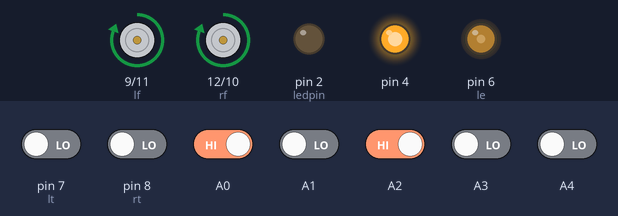
Bench run of a sketch on a simulated Arduino Uno, built with avr-gcc and run on an emulated ATmega328P. Shown: motor-driver pin pairs drawn as motors (green arrow = first pin HIGH = forward, orange = second pin HIGH = backward, longer = more drive), output pins drawn as LEDs (lit = HIGH). The test bench sets the inputs (shaded band); at power-on: A0, A2 HIGH, A1, A3, A4, pin 7 (lt), pin 8 (rt) LOW. Pins used as bus, display or sensor lines are not drawn.

Above: at 1.2 s.
1.3 s: pin 7 (lt) driven HIGH
At 1.52 s:
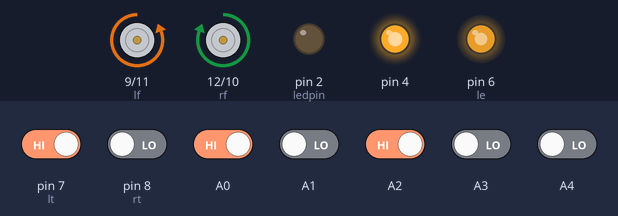
4.3 s: pin 8 (rt) driven HIGH
7.3 s: pin 7 (lt) driven LOW
At 7.6 s:
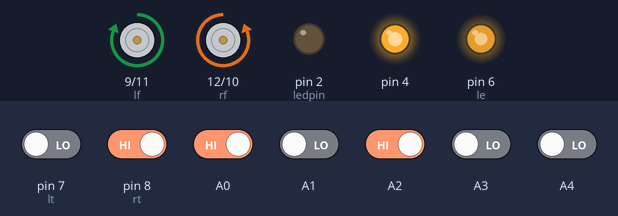
10.3 s: A2 driven LOW
At 11.5 s:
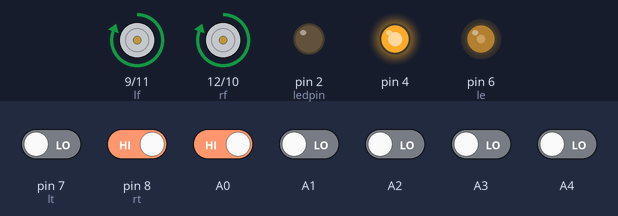
11.8 s: A0 driven LOW
At 12.7 s:
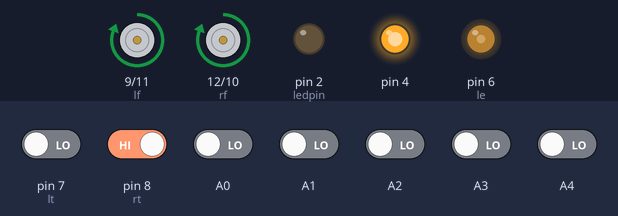
13.4 s: A1 driven HIGH
At 13.8 s:
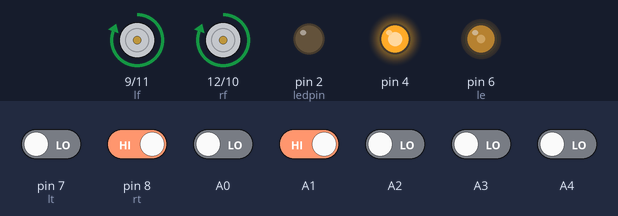
Timing chart, 0 to 15.9 s (numbered marks = the images above; inputs shaded):
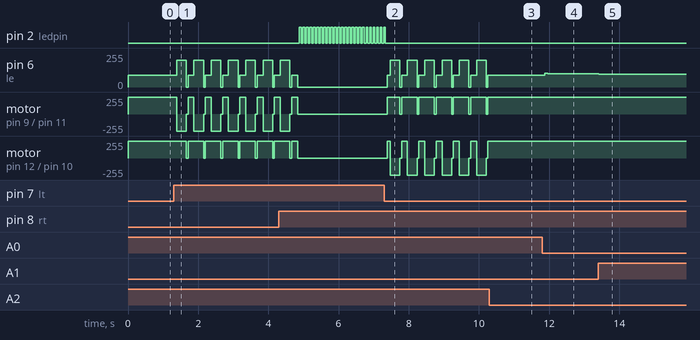

Measured:
- after the input at 1.3 s, pin 6 (le): 88/255 → 200/255 after 0.09 s, then repeats every 0.49 s: 0/255 0.05 s, 88/255 0.17 s, 200/255 0.28 s; motor on pin 9 (lf) / pin 11 (lb): forward 255/255 → backward 255/255 after 0.09 s, then repeats every 0.49 s: stopped 0.05 s, forward 255/255 0.17 s, backward 255/255 0.28 s
- after the input at 4.3 s, pin 2 (ledpin): alternates HIGH for 0.05 s and LOW for 0.05 s, starting after 0.58 s
- after the input at 7.3 s, pin 2 (ledpin): goes on until 7.3 s, then stays LOW; pin 6 (le): 0/255 → 88/255 after 0.09 s, then repeats every 0.49 s: 200/255 0.28 s, 0/255 0.05 s, 88/255 0.17 s
- after the input at 10.3 s, motor on pin 9 (lf) / pin 11 (lb), motor on pin 12 (rf) / pin 10 (rb): stops changing and stays forward 255/255
- after the input at 11.8 s, pin 6 (le): 90/255 → 104/255 after 0.08 s, → 100/255 0.09 s later
- after the input at 13.4 s, pin 6 (le): 100/255 → 95/255 at once, → 96/255 0.09 s later

The sketch:

final2.ino
```cpp
#include <String.h>
int ledpin = 2;
int spin = 3;
int rf = 12;
int rb = 10;
int lf = 9;
int lb = 11;
String path;
int re=5;
int le=6;
int rt=8;
int lt=7;
bool drun= LOW,lastbutoon = LOW;
int a[5], e, v=100, lae=0, j=0, de=80, turnde=275, ts=200, reliefde=75;
void setup()
{ Serial.begin(9600);
  pinMode(rf,OUTPUT);
  pinMode(rb,OUTPUT);
  pinMode(re, OUTPUT);
  pinMode(le, OUTPUT);
  pinMode(lf, OUTPUT);
  pinMode(lb, OUTPUT);
  pinMode(4, OUTPUT);
  pinMode(spin,INPUT);
  pinMode(ledpin,OUTPUT);
  digitalWrite(4, HIGH);
}

void straight(int dv1){    //arguments are for dv(error)


  analogWrite(re,v-dv1);
  analogWrite(le,v+dv1);
    digitalWrite(rf,HIGH);
  digitalWrite(lf,HIGH);
  digitalWrite(rb,LOW);
  digitalWrite(lb,LOW);
}
void rev(){
  digitalWrite(rb,HIGH);
  digitalWrite(lb,HIGH);
  digitalWrite(rf,LOW);
  digitalWrite(lf,LOW);
}
void stp()
{
  digitalWrite(re,LOW);
  digitalWrite(le,LOW);
   digitalWrite(rf,LOW);
   digitalWrite(rb,LOW);
   digitalWrite(lf,LOW);
   digitalWrite(lb,LOW);
   delay(50);
}
void hardRight()                          //90 degree right active at turns only
{
  analogWrite(re,ts);
  analogWrite(le,ts);
  digitalWrite(rb,HIGH);
  digitalWrite(lf,HIGH);
  digitalWrite(lb,LOW);
  digitalWrite(rf,LOW);
  delay(turnde);
  stp();
}
void hardLeft()                          //90 degree left active at turns only
{
  analogWrite(re,ts);
  analogWrite(le,ts);
  digitalWrite(lb,HIGH);
  digitalWrite(rf,HIGH);
  digitalWrite(rb,LOW);
  digitalWrite(lf,LOW);
  delay(turnde);
  stp();

}
void uturn()
{
  analogWrite(re,ts);
  analogWrite(le,ts);
  digitalWrite(lb,HIGH);
  digitalWrite(rf,HIGH);
  digitalWrite(rb,LOW);
  digitalWrite(lf,LOW);
  delay(2*turnde);
  stp();
}
int reading()                          // takes reading from sensors and converts it into a single value and returns to the main function
{int ledNo=0;
int val = 0;
a[0]=!digitalRead(A0);
a[1]=!digitalRead(A1);
a[2]=!digitalRead(A2);
a[3]=!digitalRead(A3);
a[4]=!digitalRead(A4);
  for(int i=0;i<5;i++)
  {
    if(a[i]==1)
    {
      ledNo++;
    }
    val=val+((i+1)*10*a[i]);
   }
 // if(ledNo<4 && ledNo>0)                          //conditions to differentiate between hard right and hard left and caliberation
  //{
  if(val==0)
    {
      return val;
    }else
 {   val =(val/ledNo);
 return val;
 }
  //}else{
    /*if(a[4]==1)
    {
      hardRight();
      return 51;
    }else if(a[0]==1)
    {
      hardLeft();
      return -1;
    }else*/
}
int correction(int x)                 // damps dv and returns to main function
{int y;
e=30-x;
y=2*e+0.9*(e-lae);
lae=e;
return y;
 }
void ledglow()
{
  while(digitalRead(rt) == HIGH && digitalRead(lt) == HIGH)
  {
    drun = HIGH;
    digitalWrite(ledpin, HIGH);
    delay(50);
    digitalWrite(ledpin, LOW);
    delay(50);
  }
  drun = LOW;
}
unsigned long tpassed;

void loop()
{
  int val=reading();
  Serial.print(path);
  if(val>9 && val<51){                                    // bot is deviated
    int dv3 = correction(val);
    straight(dv3);
  }  else if(val==0 ){
    stp();
    /*uturn;
    tpassed = millis();
    while((millis()-tpassed)<reliefde){ straight(correction(reading())); delay(5);}
    */
  }

  if(digitalRead(rt)==HIGH && digitalRead(lt)==HIGH)
  {
    delay(de);
    if(digitalRead(rt)==HIGH && digitalRead(lt)==HIGH)
    {
      stp();
     ledglow();
    }else{
      hardLeft();
    tpassed = millis();
    while((millis()-tpassed)<reliefde){ straight(correction(reading())); delay(5);}
   }
  }
  else if(digitalRead(rt)==HIGH && digitalRead(lt)==LOW){                             //check reading function to understand this condition
      delay(de);
    if(digitalRead(A2)==LOW)
    {
      path[j] = 's';
      j++;
    }else if(digitalRead(A2) == HIGH)
    {
    hardRight();
    tpassed = millis();
    while((millis()-tpassed)<reliefde){ straight(correction(reading())); delay(5);}
    }
  }
  else if(digitalRead(lt)==HIGH && digitalRead(rt)==LOW){
    delay(de);
    if(digitalRead(A0)==LOW)
    {
      path[j] = 'l';
      j++;
    }
    hardLeft();
    tpassed = millis();
    while((millis()-tpassed)<reliefde){ straight(correction(reading())); delay(5);}
  }
  delay(10);


}
```
